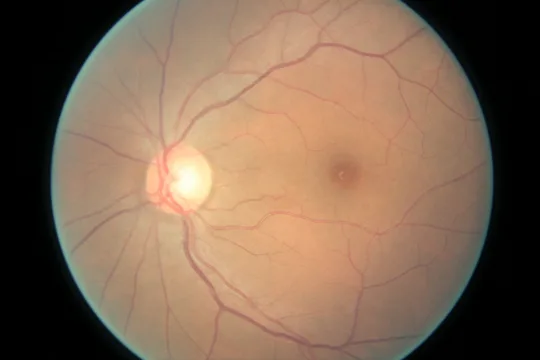
#> input picture docs/assets/images/12_right.webp, 540 x 360 px; its folder holds only this picture in this run
$ python maps.py ../docs/assets/images/12_right.webp   (older library calls are emulated)
#> lines starting #> are read from the running program, lines starting #| are printed output that depends on the picture; after the words box and inside, x2 and y2 are one past the last pixel; in counts of white or black regions, pixels touching at a corner belong together
### eyeqc/pipeline.py
"""Image-manifest extraction, scoring, and export."""

from __future__ import annotations

import hashlib
import json
import time
from pathlib import Path

import cv2
import numpy as np
import pandas as pd
from joblib import Parallel, delayed

from .core import FEATURES, EyeQCModel, extract_features, scope_check


def read_rgb(path: str | Path) -> np.ndarray:
    encoded = np.fromfile(str(path), dtype=np.uint8)
    bgr = cv2.imdecode(encoded, cv2.IMREAD_COLOR)
#> bgr is the input picture: shape (360, 540, 3); mean B, G, R 83.4, 103.7, 129.1
    if bgr is None:
        raise ValueError(f"Could not decode {path}")
    return cv2.cvtColor(bgr, cv2.COLOR_BGR2RGB)


# [139 lines left out: functions _extract_one, extract_manifest, score_frame, benchmark_throughput, latency_percentiles, not called in this run]


def contract_sha256(model_path: str | Path) -> str:
    return hashlib.sha256(Path(model_path).read_bytes()).hexdigest()


# [13 lines left out: function save_provenance, not called in this run]

### eyeqc/core.py
"""EyeQC feature extraction and contract-based inference.

The feature extractor is shared by model development, validation, batch
experiments, and the interface. Model fitting lives in :mod:`eyeqc.development` so
inference cannot silently retrain or alter a frozen contract.
"""
from __future__ import annotations
import json
import math
import time
from pathlib import Path
from typing import Mapping
import cv2
import numpy as np
from scipy import ndimage as ndi

FEATURES = (
    "focus",
    "detail_uniformity",
    "local_readability",
    "illumination_uniformity",
    "exposure",
    "contrast",
    "field_coverage",
    "artifact_burden",
    "clipping",
    "color_balance",
)

DISPLAY_NAMES = {
    "focus": "Focus",
    "detail_uniformity": "Detail uniformity",
    "local_readability": "Local readability",
    "illumination_uniformity": "Illumination uniformity",
    "exposure": "Exposure",
    "contrast": "Contrast",
    "field_coverage": "Field coverage",
    "artifact_burden": "Artifact burden",
    "clipping": "Clipping",
    "color_balance": "Color balance",
}

ACTION_RULES = {
    "focus": "Refocus the camera; stabilize fixation and reacquire.",
    "detail_uniformity": "Check motion, media haze and localized blur.",
    "local_readability": "Recenter and reacquire to restore readable retinal area.",
    "illumination_uniformity": "Realign the camera and reduce shadow or arc artifacts.",
    "exposure": "Adjust flash/exposure or pupil conditions and reacquire.",
    "contrast": "Check media opacity, veiling glare and lens cleanliness.",
    "field_coverage": "Recenter the field and include the required retinal region.",
    "artifact_burden": "Clean optics; remove lashes/reflections and reacquire.",
    "clipping": "Reduce saturated highlights or crushed shadows.",
    "color_balance": "Check white balance and channel integrity.",
}

def _ramp(x: float, lo: float, hi: float) -> float:
    if not np.isfinite(x):
        return 0.0
    if hi <= lo:
        return float(x >= hi)
    return float(np.clip((x - lo) / (hi - lo), 0, 1))

def _band_score(x: float, lo: float, hi: float, soft: float) -> float:
    if not np.isfinite(x):
        return 0.0
    if lo <= x <= hi:
        return 1.0
    d = lo - x if x < lo else x - hi
    return float(np.exp(-0.5 * (d / max(soft, 1e-06)) ** 2))

def _safe_percentile(x: np.ndarray, q: float, default: float=0.0) -> float:
    x = np.asarray(x)
    x = x[np.isfinite(x)]
    return float(np.percentile(x, q)) if x.size else default

def _weighted_quantile(values, weights, q: float) -> float:
    values = np.asarray(values, float)
    weights = np.asarray(weights, float)
    ok = np.isfinite(values) & np.isfinite(weights) & (weights > 0)
    if not ok.any():
        return np.nan
    values, weights = (values[ok], weights[ok])
    order = np.argsort(values)
    values, weights = (values[order], weights[order])
    cumulative = np.cumsum(weights)
    cumulative /= cumulative[-1]
    return float(np.interp(q, cumulative, values))

def _resize_rgb(rgb: np.ndarray, max_side: int) -> np.ndarray:
#> called with max_side = 640
    a = np.asarray(rgb)
    if a.ndim == 2:
        a = cv2.cvtColor(a.astype(np.uint8), cv2.COLOR_GRAY2RGB)
    if a.ndim != 3 or a.shape[2] not in (3, 4):
        raise ValueError('expected an HxWx3 or HxWx4 image')
    a = np.ascontiguousarray(a[..., :3].astype(np.uint8))
    h, w = a.shape[:2]
    if max(h, w) > max_side:
        scale = max_side / max(h, w)
        a = cv2.resize(a, (max(1, round(w * scale)), max(1, round(h * scale))), interpolation=cv2.INTER_AREA)
    return a

def _keep_largest_components(mask: np.ndarray) -> np.ndarray:
    m = mask.astype(np.uint8)
    n, labels, stats, _ = cv2.connectedComponentsWithStats(m, 8)
    if n <= 1:
        return m.astype(bool)
    order = np.argsort(stats[1:, cv2.CC_STAT_AREA])[::-1]
    keep = np.zeros_like(m)
    total = m.size
    for j in order[:3]:
        lab = j + 1
        if stats[lab, cv2.CC_STAT_AREA] >= max(32, 0.01 * total):
            keep[labels == lab] = 1
    if keep.sum() == 0:
        keep[labels == 1 + order[0]] = 1
    return keep.astype(bool)

def _retinal_support(rgb: np.ndarray) -> dict:
    h, w = rgb.shape[:2]
    gray = cv2.cvtColor(rgb, cv2.COLOR_RGB2GRAY)
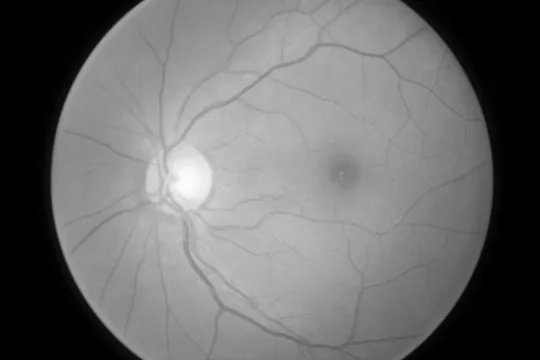
#> gray: shape (360, 540); min 0, max 252, mean 108.9
    hsv = cv2.cvtColor(rgb, cv2.COLOR_RGB2HSV)
#> hsv: shape (360, 540, 3); mean H, S, V 17.8, 79.3, 130.3
    lab = cv2.cvtColor(rgb, cv2.COLOR_RGB2LAB)
#> lab: shape (360, 540, 3); mean of channels 0, 1, 2 114.4, 134.8, 142.4
    sat = hsv[..., 1].astype(np.float32)
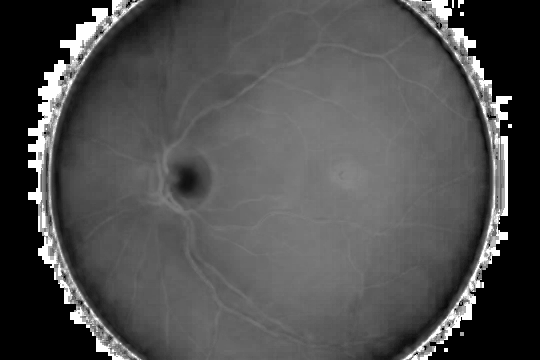
#> sat: shape (360, 540) float32; min 0, max 255, mean 79.3
    aa = lab[..., 1].astype(np.float32) - 128
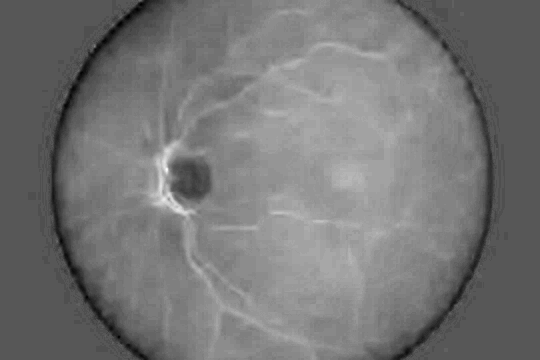
#> aa: shape (360, 540) float32; min -20, max 38, mean 6.8; drawn with min black and max white
    bb = lab[..., 2].astype(np.float32) - 128
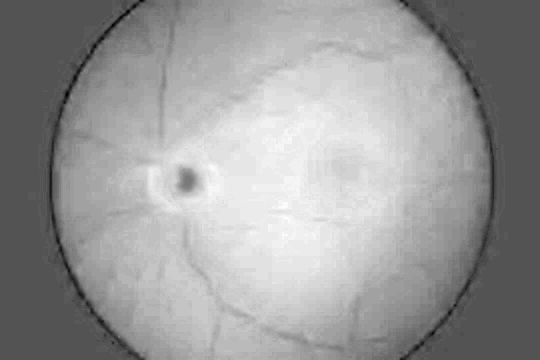
#> bb: shape (360, 540) float32; min -17, max 35, mean 14.4; drawn with min black and max white
    chroma = np.sqrt(aa * aa + bb * bb)
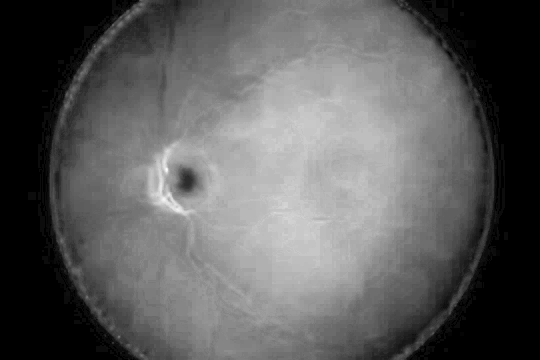
#> chroma: shape (360, 540) float32; min 0, max 46.04, mean 16.8; drawn with min black and max white
    blur = cv2.GaussianBlur(gray.astype(np.float32), (0, 0), sigmaX=max(1.5, 0.008 * min(h, w)))
    texture = np.abs(gray.astype(np.float32) - blur)
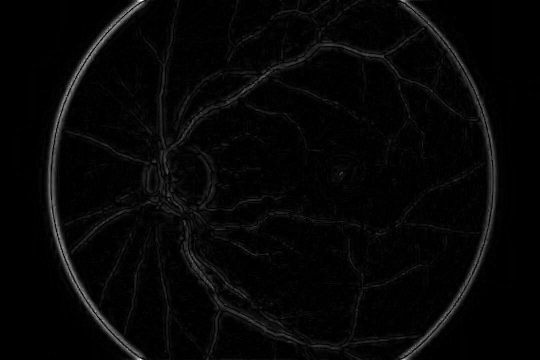
#> texture: shape (360, 540) float32; min 0, max 72.25, mean 1.9; drawn with min black and max white
    mask = (gray > 5) & (gray < 250) & ((sat > 10) | (chroma > 7) | (texture > 2.5))
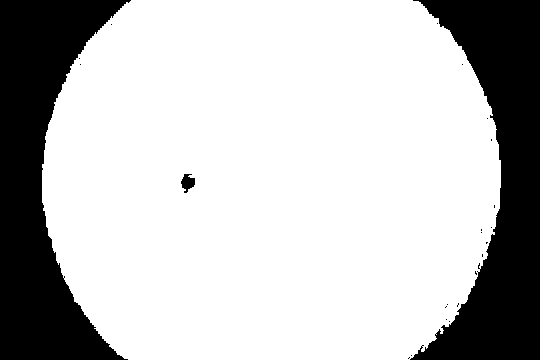
#> mask: shape (360, 540) bool; 75% white; 24 black regions (21 under 20 px), largest, box (x1, y1, x2, y2) and area: (0, 0, 131, 360) 24603, (410, 0, 540, 360) 23695, (181, 174, 195, 193) 168
    k = max(3, int(round(min(h, w) * 0.012)))
    k += k % 2 == 0
#> (the rest of the program and of its run is left out)
